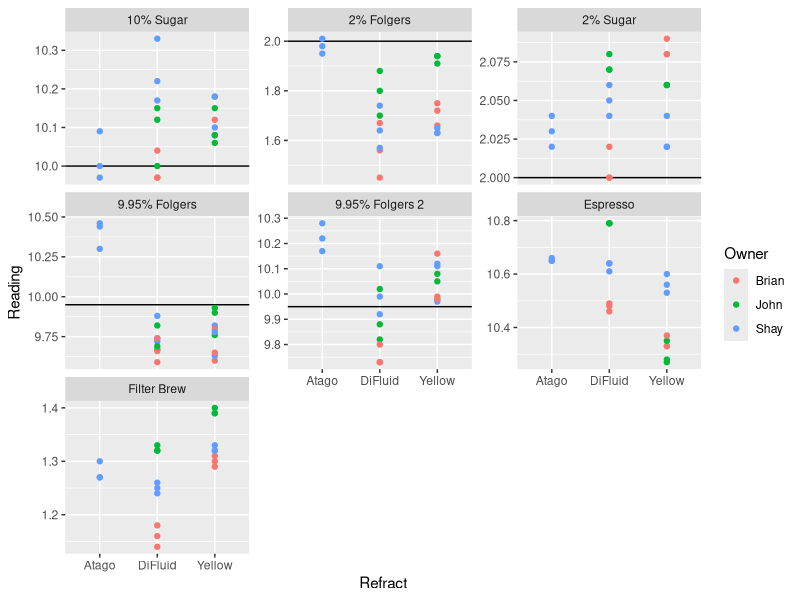
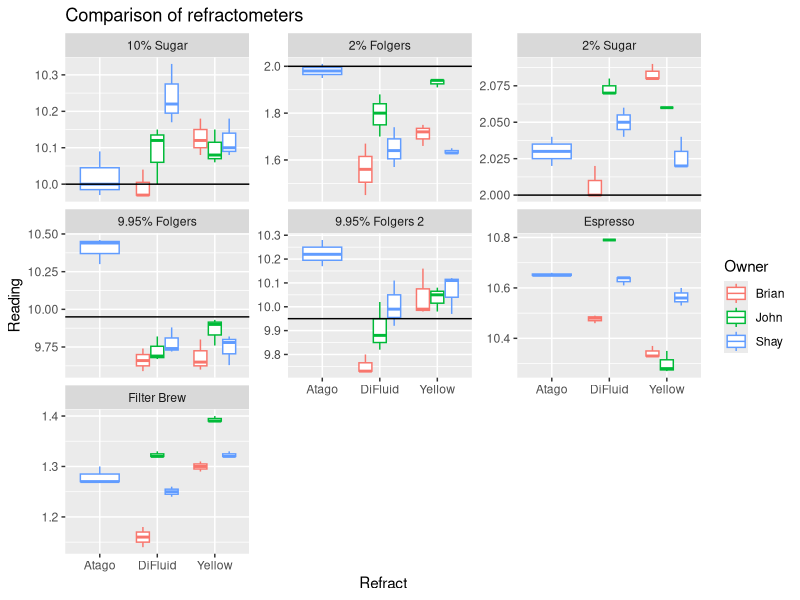
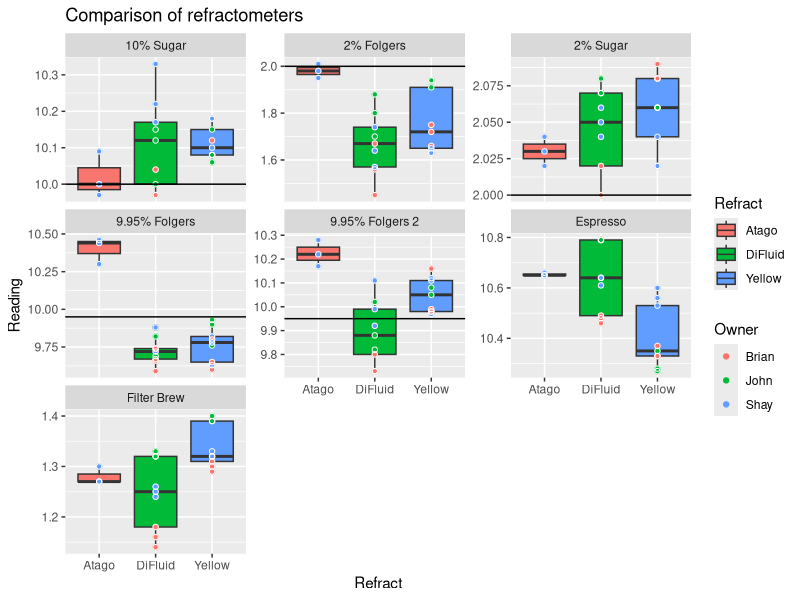
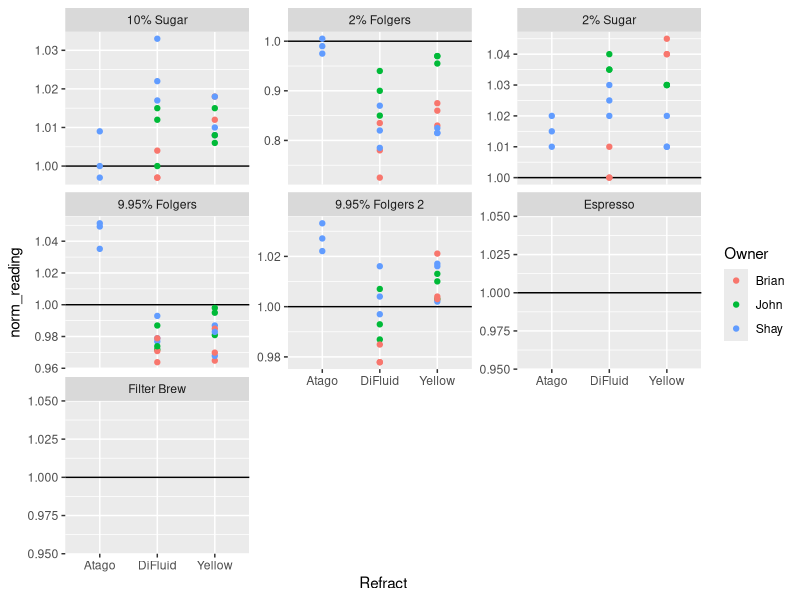
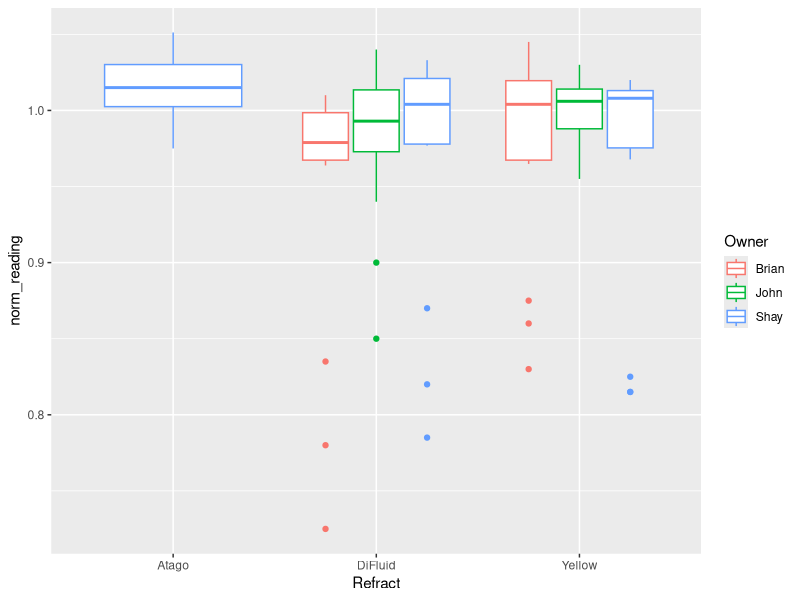
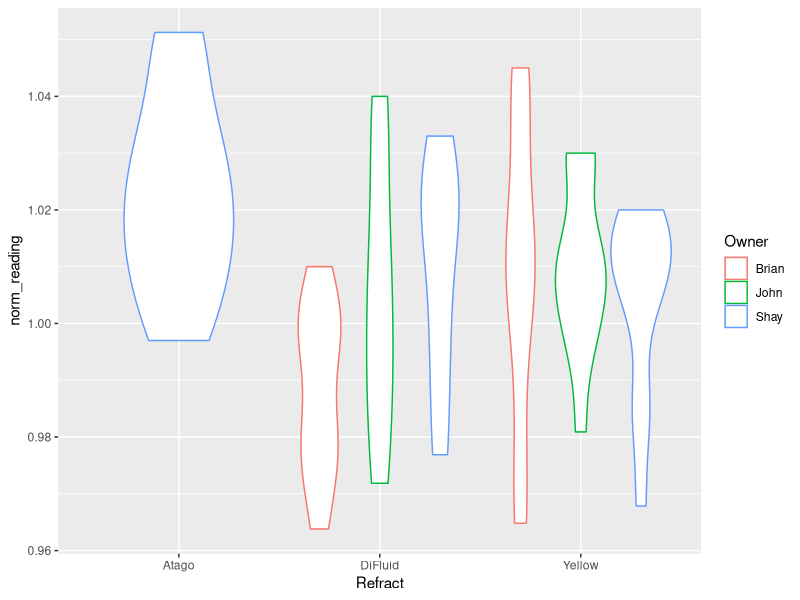
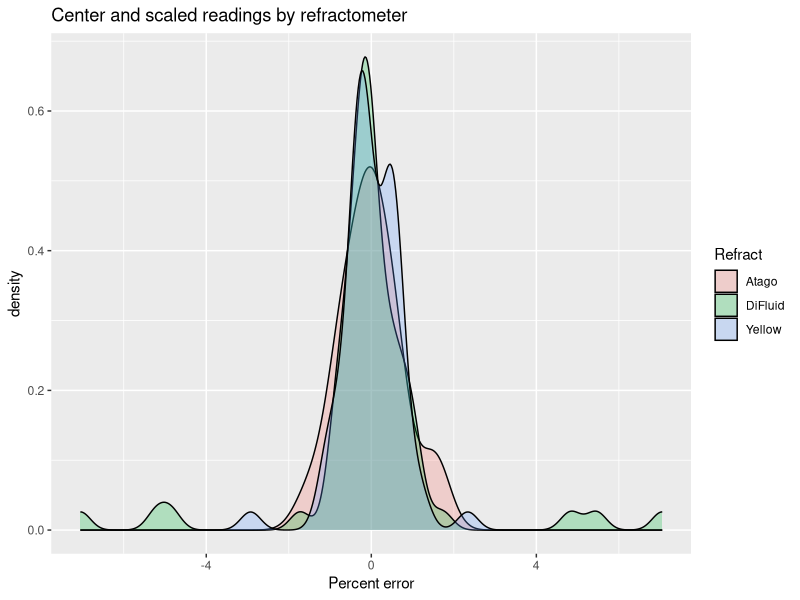
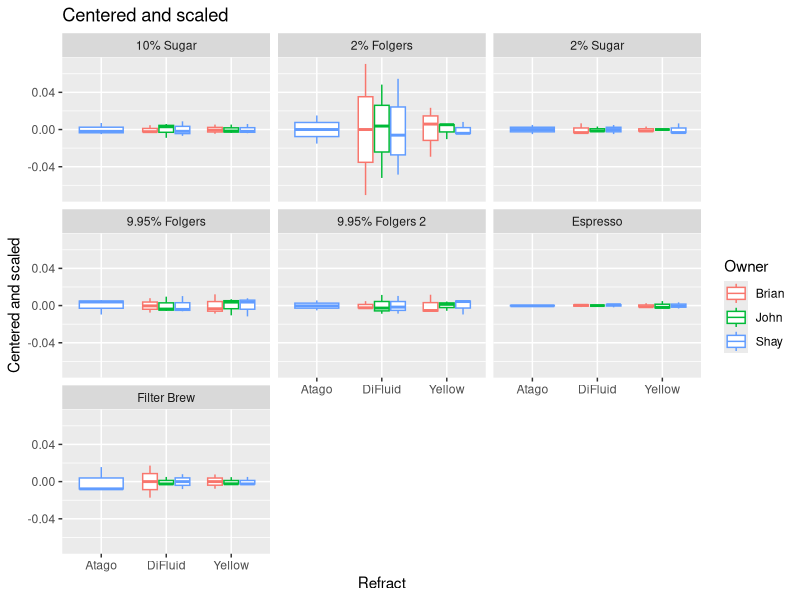

Recreate these plots in R, in order.
## ---- chunk 1
library(tidyverse)

refrac <- read_tsv("refract1.tsv")
## ---- chunk 2
refrac %>%
  ggplot(aes(x=Refract, y=Reading, color=Owner)) +
  geom_hline(aes(yintercept = Expected)) +
  geom_point() +
  facet_wrap(~Solution, scales="free_y")

refrac %>%
  ggplot(aes(x=Refract, y=Reading, color=Owner)) +
  geom_boxplot() +
  geom_hline(aes(yintercept = Expected)) +
  facet_wrap(~Solution, scales="free_y") +
  ggtitle("Comparison of refractometers")
  
refrac %>%
  ggplot() +
  geom_boxplot(aes(x=Refract, y=Reading, fill=Refract)) +
  geom_point(aes(x=Refract, y=Reading, color=Owner)) +
  geom_point(aes(x=Refract, y=Reading), pch=21, color="white") +
  geom_hline(aes(yintercept = Expected)) +
  facet_wrap(~Solution, scales="free_y") +
  ggtitle("Comparison of refractometers")
## ---- chunk 3
refrac %>%
  mutate(norm_reading = Reading / Expected) %>%
  ggplot(aes(x=Refract, y=norm_reading, color=Owner)) +
  geom_hline(yintercept = 1) +
  geom_point() +
  facet_wrap(~Solution, scales="free_y")

# normalize readings
refrac %>%
  filter(!is.na(Expected)) %>%
  mutate(norm_reading = Reading / Expected) %>%
  ggplot() +
  geom_boxplot(aes(x=Refract, y=norm_reading, color=Owner))

refrac %>%
  filter(!is.na(Expected)) %>%
  filter(Solution != "2% Folgers") %>%
  mutate(norm_reading = Reading / Expected) %>%
  ggplot() +
  geom_violin(aes(x=Refract, y=norm_reading, color=Owner))
## ---- chunk 4
# Center and scale
refrac %>%
  group_by(Refract, Owner, Solution) %>%
  mutate(norm_reading = (Reading - mean(Reading))/mean(Reading) * 100) %>%
  ggplot() +
  geom_density(aes(norm_reading, fill = Refract), alpha=0.25) +
  ggtitle("Center and scaled readings by refractometer")+
  xlab("Percent error")

refrac %>%
  group_by(Refract, Owner, Solution) %>%
  mutate(norm_reading = (Reading - mean(Reading))/mean(Reading)) %>%
  ggplot(aes(x=Refract, y=norm_reading, color=Owner)) +
  geom_boxplot() +
  facet_wrap(~Solution) +
  ggtitle("Centered and scaled") +
  ylab("Centered and scaled")

refrac %>%
  filter(!Solution %in% c("Filter Brew", "2% Folgers")) %>%
  group_by(Refract, Owner, Solution) %>%
  mutate(norm_reading = (Reading - mean(Reading))/mean(Reading)) %>%
  ggplot(aes(x=Refract, y=norm_reading, color=Owner)) +
  geom_boxplot() +
  facet_wrap(~Solution) +
  ggtitle("Centered and scaled") +
  ylab("Centered and scaled")

# Known values only
refrac %>%
  filter(!is.na(Expected)) %>%
  group_by(Refract, Owner, Solution) %>%
  mutate(norm_reading = (Reading - Expected)/Expected * 100) %>%
  ggplot() +
  geom_density(aes(norm_reading, fill = Refract), alpha=0.25) +
  ggtitle("Error relative to expected value")+
  xlab("Percent error")

refrac %>%
  filter(!is.na(Expected)) %>%
  group_by(Refract, Owner, Solution) %>%
  mutate(norm_reading = (Reading - Expected)/Expected * 100) %>%
  ggplot(aes(x=Refract, y=norm_reading, color=Owner)) +
  geom_boxplot() +
  facet_wrap(~Solution) +
  ggtitle("Comparison of refractometers") +
  ylab("Percent error")

refrac %>%
  filter(!is.na(Expected)) %>%
  filter(Solution != "2% Folgers") %>%
  group_by(Refract, Owner, Solution) %>%
  mutate(norm_reading = (Reading - Expected)/Expected * 100) %>%
  ggplot(aes(x=Refract, y=norm_reading, color=Owner)) +
  geom_boxplot() +
  facet_wrap(~Solution) +
  ggtitle("Comparison of refractometers") +
  ylab("Percent error")

refrac %>%
  filter(!is.na(Expected)) %>%
  filter(Solution != "2% Folgers") %>%
  group_by(Refract, Owner, Solution) %>%
  mutate(norm_reading = (Reading - Expected)/Expected * 100) %>%
  ggplot() +
  geom_density(aes(norm_reading, fill = Refract), alpha=0.25) +
  ggtitle("No 2% Folgers")+
  xlab("Percent error")
## ---- chunk 5
# Let's see how the errors propogate to EY

ey_key <- tribble(
  ~Solution, ~ratio, ~type,
  "9.95% Folgers", 2, "9.95% Folgers",
  "9.95% Folgers 2", 2, "9.95% Folgers",
  "2% Folgers", 10, "2% Folgers"
  
)

refrac %>%
  filter(Solution %in% c("9.95% Folgers", "9.95% Folgers 2", "2% Folgers")) %>%
  left_join(ey_key, by="Solution") %>%
  mutate(predicted_ey = Reading * ratio) %>%
  mutate(expected_ey = Expected * ratio) %>%
  mutate(diff_from_expected = predicted_ey - expected_ey) %>%
  ggplot() +
  geom_density(aes(diff_from_expected, fill=Refract), alpha=0.25) +
  ggtitle("Error in Extraction Yield (%), Folgers Instant") +
  xlab("Observed EY - Expected EY")

refrac %>%
  filter(Solution %in% c("9.95% Folgers", "9.95% Folgers 2", "2% Folgers")) %>%
  left_join(ey_key, by="Solution") %>%
  mutate(predicted_ey = Reading * ratio) %>%
  mutate(expected_ey = Expected * ratio) %>%
  mutate(diff_from_expected = predicted_ey - expected_ey) %>%
  ggplot() +
  geom_point(aes(x=expected_ey, y=predicted_ey, color=Refract)) +
  ggtitle("Error in Extraction Yield(%), Folgers Instant")

ratio_expansion <- ey_key %>%
  expand(Solution, ratio=5:15) %>%
  left_join(select(ey_key, Solution, type))

refrac %>%
  filter(Solution %in% c("2% Folgers")) %>%
  left_join(ratio_expansion, by="Solution") %>%
  mutate(predicted_ey = Reading * ratio) %>%
  mutate(expected_ey = Expected * ratio) %>%
  mutate(diff_from_expected = predicted_ey - expected_ey) %>%
  group_by(expected_ey, Refract, ratio) %>%
  summarise(mean_obs = mean(predicted_ey),
            sd_high_obs = mean(predicted_ey) + sd(predicted_ey * 2),
            sd_low_obs = mean(predicted_ey) - sd(predicted_ey * 2)) %>%
  ungroup() %>%
  ggplot(aes(x=expected_ey, y=mean_obs, color=Refract)) +
  geom_line() +
  geom_ribbon(aes(ymin=sd_low_obs, ymax=sd_high_obs, fill=Refract), alpha=0.25, color=NA) +
  geom_abline() +
  ggtitle("Error in Extraction Yield(%), Folgers Instant 2% TD, 2 sd ribbon")

refrac %>%
  filter(Solution %in% c("2% Folgers")) %>%
  left_join(ratio_expansion, by="Solution") %>%
  mutate(predicted_ey = Reading * ratio) %>%
  mutate(expected_ey = Expected * ratio) %>%
  mutate(diff_from_expected = predicted_ey - expected_ey) %>%
  group_by(Owner, expected_ey, Refract, ratio) %>%
  summarise(mean_obs = mean(predicted_ey),
            sd_high_obs = mean(predicted_ey) + sd(predicted_ey * 2),
            sd_low_obs = mean(predicted_ey) - sd(predicted_ey * 2)) %>%
  ungroup() %>%
  mutate(instrument = paste(Refract, Owner)) %>%
  ggplot(aes(x=expected_ey, y=mean_obs, color=instrument)) +
  geom_ribbon(aes(ymin=sd_low_obs, ymax=sd_high_obs, fill=instrument), alpha=0.25, color=NA) +
  geom_line() +
  geom_abline() +
  ggtitle("Error in Extraction Yield(%), Folgers Instant 2% TDS, 2 sd ribbon") +
  facet_wrap(~Refract, ncol=1)

refrac %>%
  filter(Solution %in% c("2% Folgers")) %>%
  left_join(ratio_expansion, by="Solution") %>%
  mutate(predicted_ey = Reading * ratio) %>%
  mutate(expected_ey = Expected * ratio) %>%
  mutate(diff_from_expected = predicted_ey - expected_ey) %>%
  group_by(Owner, expected_ey, Refract, ratio) %>%
  summarise(med_obs = median(predicted_ey),
            high_obs = max(predicted_ey),
            low_obs = min(predicted_ey)) %>%
  ungroup() %>%
  mutate(instrument = paste(Refract, Owner)) %>%
  ggplot(aes(x=expected_ey, y=med_obs, color=instrument)) +
  geom_ribbon(aes(ymin=low_obs, ymax=high_obs, fill=instrument), alpha=0.25, color=NA) +
  geom_line() +
  geom_abline() +
  ggtitle("Error in Extraction Yield(%), Folgers Instant 2% TDS, min/max ribbon") +
  facet_wrap(~Refract)


ratio_expansion <- ey_key %>%
  expand(Solution, ratio=(15:28)/10) %>%
  left_join(select(ey_key, Solution, type))

refrac %>%
  filter(Solution %in% c("9.95% Folgers", "9.95% Folgers 2")) %>%
    left_join(ratio_expansion, by="Solution") %>%
  mutate(predicted_ey = Reading * ratio) %>%
  mutate(expected_ey = Expected * ratio) %>%
  mutate(diff_from_expected = predicted_ey - expected_ey) %>%
  group_by(expected_ey, Refract, ratio) %>%
  summarise(mean_obs = mean(predicted_ey),
            sd_high_obs = mean(predicted_ey) + sd(predicted_ey) * 2,
            sd_low_obs = mean(predicted_ey) - sd(predicted_ey) * 2) %>%
  ungroup() %>%
  ggplot(aes(x=expected_ey, y=mean_obs, color=Refract)) +
  geom_line() +
  geom_abline() +
  geom_ribbon(aes(ymin=sd_low_obs, ymax=sd_high_obs, fill=Refract), alpha=0.25, color=NA) +
  ggtitle("Error in Extraction Yield(%), Folgers Instant 9.95% TDS, 2 sd ribbon")

refrac %>%
  filter(Solution %in% c("9.95% Folgers", "9.95% Folgers 2")) %>%
    left_join(ratio_expansion, by="Solution") %>%
  mutate(predicted_ey = Reading * ratio) %>%
  mutate(expected_ey = Expected * ratio) %>%
  mutate(diff_from_expected = predicted_ey - expected_ey) %>%
  group_by(Owner, expected_ey, Refract, ratio) %>%
  summarise(mean_obs = mean(predicted_ey),
            sd_high_obs = mean(predicted_ey) + sd(predicted_ey) * 2,
            sd_low_obs = mean(predicted_ey) - sd(predicted_ey) * 2) %>%
    mutate(instrument = paste(Refract, Owner)) %>%
  ggplot(aes(x=expected_ey, y=mean_obs, color=instrument)) +
  geom_ribbon(aes(ymin=sd_low_obs, ymax=sd_high_obs, fill=instrument), alpha=0.25, color=NA) +
  geom_line() +
  geom_abline() +
  ggtitle("Error in Extraction Yield(%), Folgers Instant 9.95% TDS, 2 sd ribbon") +
  facet_wrap(~Refract, ncol=1)

refrac %>%
  filter(Solution %in% c("9.95% Folgers", "9.95% Folgers 2")) %>%
  left_join(ratio_expansion, by="Solution") %>%
  mutate(predicted_ey = Reading * ratio) %>%
  mutate(expected_ey = Expected * ratio) %>%
  mutate(diff_from_expected = predicted_ey - expected_ey) %>%
  group_by(Owner, expected_ey, Refract, ratio) %>%
  summarise(med_obs = median(predicted_ey),
            high_obs = max(predicted_ey),
            low_obs = min(predicted_ey)) %>%
  ungroup() %>%
  mutate(instrument = paste(Refract, Owner)) %>%
  ggplot(aes(x=expected_ey, y=med_obs, color=instrument)) +
  geom_ribbon(aes(ymin=low_obs, ymax=high_obs, fill=instrument), alpha=0.25, color=NA) +
  geom_line() +
  geom_abline() +
  ggtitle("Error in Extraction Yield(%), Folgers Instant 9.95% TDS, min/max ribbon") +
  facet_wrap(~Refract, ncol=1)
## ---- chunk 6

